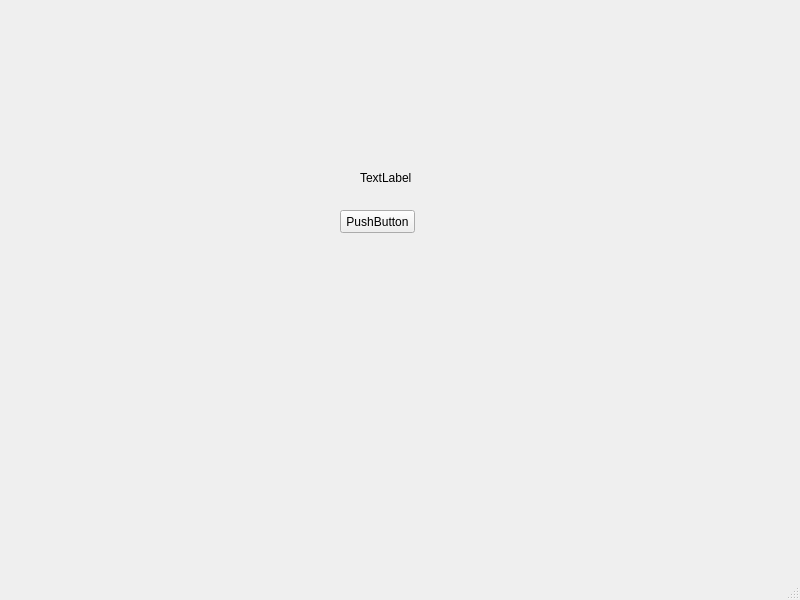
<?xml version="1.0" encoding="UTF-8"?>
<ui version="4.0">
 <class>MainWindow</class>
 <widget class="QMainWindow" name="MainWindow">
  <property name="geometry">
   <rect>
    <x>0</x>
    <y>0</y>
    <width>800</width>
    <height>600</height>
   </rect>
  </property>
  <property name="windowTitle">
   <string>MainWindow</string>
  </property>
  <widget class="QWidget" name="centralwidget">
   <widget class="QPushButton" name="pushButton">
    <property name="geometry">
     <rect>
      <x>340</x>
      <y>210</y>
      <width>75</width>
      <height>23</height>
     </rect>
    </property>
    <property name="text">
     <string>PushButton</string>
    </property>
   </widget>
   <widget class="QLabel" name="label">
    <property name="geometry">
     <rect>
      <x>360</x>
      <y>170</y>
      <width>101</width>
      <height>16</height>
     </rect>
    </property>
    <property name="text">
     <string>TextLabel</string>
    </property>
   </widget>
  </widget>
  <widget class="QMenuBar" name="menubar">
   <property name="geometry">
    <rect>
     <x>0</x>
     <y>0</y>
     <width>800</width>
     <height>21</height>
    </rect>
   </property>
  </widget>
  <widget class="QStatusBar" name="statusbar"/>
 </widget>
 <resources/>
 <connections/>
</ui>
